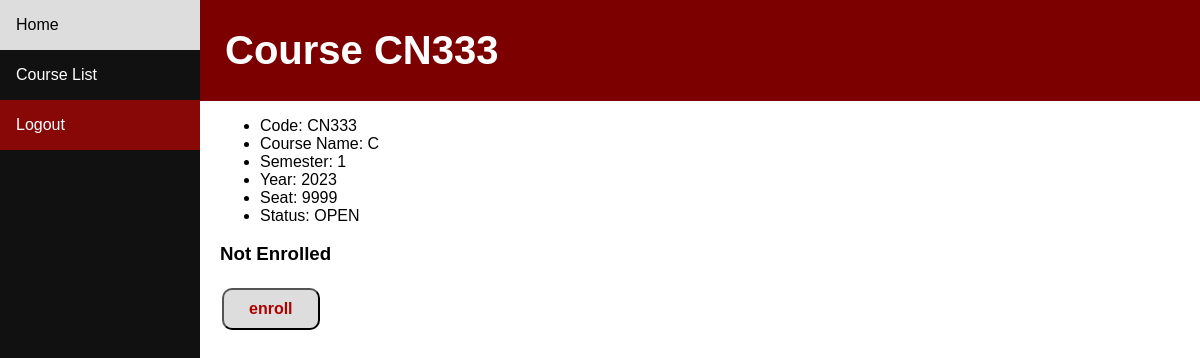
The page /course/CN333 (signed in) on the database as committed earlier.
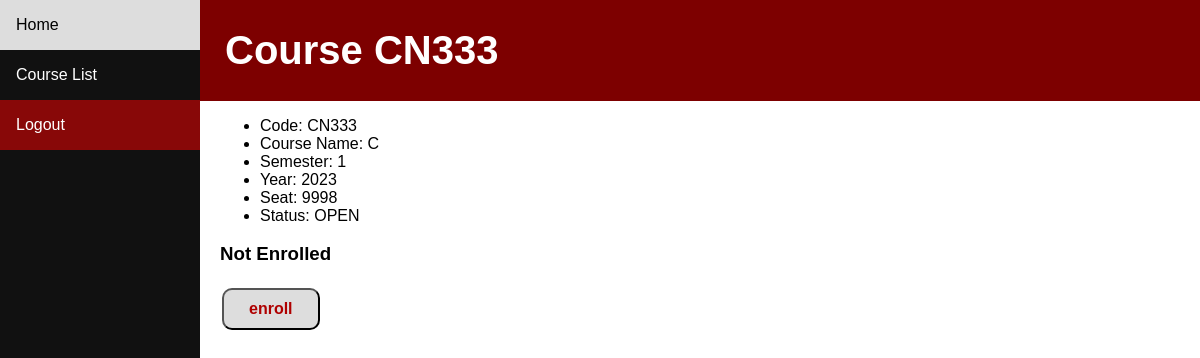
The same page on the database as committed later.
### students/models.py (models this page shows, shortened)
class Course(models.Model):
    code = models.CharField(max_length=5)
    course_name = models.CharField(max_length=64)
    semester = models.PositiveSmallIntegerField(choices=((1,1), (2,2), (3,3)))
    year = models.PositiveSmallIntegerField()
    seat = models.PositiveSmallIntegerField()
    status = models.CharField(max_length=5, choices=(("OPEN", "Open"), ("CLOSE", "Close")))

### students/views.py (the view)
# urls.py: path('course/<str:course_code>', views.course_info, name="course_info"),
def course_info(request, course_code):
    if not request.user.is_authenticated:
        return HttpResponseRedirect(reverse('login'))
    course = Course.objects.get(code=course_code)
    profile = Profile.objects.get(user=request.user)
    check = profile.courses.filter(pk = course.id).count() != 0
    return render(request, "students/course_info.html", {
        'course': course,
        'check' : check,
    })

### students/templates/students/course_info.html (shortened to what this page needs)
{% extends "students/layout.html" %}
{% block header %}
    <h1>Course {{ course.code }}</h1>
{% endblock %}
{% block body %}
<ul>
    <li>Code: {{ course.code }}</li>
    <li>Course Name: {{ course.course_name}}</li>
    <li>Semester: {{ course.semester }}</li>
    <li>Year: {{ course.year }}</li>
    <li>Seat: {{ course.seat }}</li>
    <li>Status: {{ course.status }}</li>
</ul>
{% if check == True %}
    <h3>Already Enrolled</h3>
    <form action="{% url 'cancel_enroll' course.code %}" method="POST">
        {% csrf_token %}
        <input type="submit" class="button" value="cancel enroll">
    </form>
{% else %}
    <h3>Not Enrolled</h3>
    <form action="{% url 'enroll' course.code %}" method="POST">
        <input type="submit" class="button" value="enroll">
    </form>
{% endif %}
{% endblock %}

### students/templates/students/layout.html (shortened to what this page needs)
<!DOCTYPE html>
<html lang="en">
<head>
</head>
<body>
    <div class="sidenav">
        <a href="{% url 'index' %}">Home</a>
        <a href="{% url 'course_list'%}">Course List</a>
        <a href="{% url 'logout' %}"
                , style="background-color:rgba(255,0,0,0.5);">Logout</a>
    </div>
    <div class="header">
        {% block header %}
        {% endblock %}
    </div>
    <div class="content">
        {% block body %}
        {% endblock %}
    </div>
</body>
</html>

### students/templates/students/layout.html (style rules this page uses)
* { box-sizing: border-box; }
body { margin: 0; font-family: Arial, Helvetica, sans-serif; }
.sidenav { height: 100%; width: 200px; position: fixed; z-index: 1; top: 0; left: 0; background-color: #111; overflow-x: hidden; }
.sidenav a { color: white; padding: 16px; text-decoration: none; display: block; }
.content { margin-left: 200px; padding-left: 20px; }
.button { background-color: #ddd; border-radius: 10px; color: rgba(175,0,0,1); padding: 10px 25px; text-align: center; text-decoration: none; display: inline-block; font-size: 16px; font-weight: bold; margin: 4px 2px; cursor: pointer; }
.header { height: 10%; padding: 1px; padding-left: 25px; text-align: left; margin-left:200px; background: rgba(125,0,0,1); color: white; font-size: 20px; }

Rows that differ between the two databases and show on the page:
changed Course "CN333": seat "9999" → "9998"
